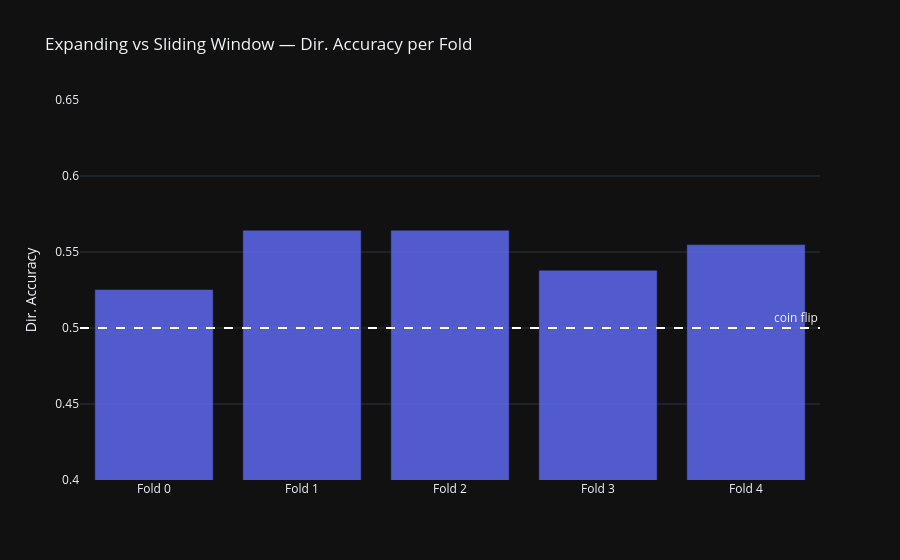

Source (notebook cell):
### Code cell
import plotly.graph_objects as go

fold_labels = [f"Fold {r.fold_idx}" for r in exp_results]

fig = go.Figure()
fig.add_trace(go.Bar(
    x=fold_labels,
    y=[r.val_dir_acc for r in exp_results],
    name="Expanding", marker_color="#636efa", opacity=0.8,
))
# fig.add_trace(go.Bar(
#     x=fold_labels,
#     y=[r.val_dir_acc for r in sli_results],
#     name="Sliding", marker_color="#ef553b", opacity=0.8,
# ))
fig.add_hline(y=0.50, line_dash="dash", line_color="white",
              annotation_text="coin flip")
fig.update_layout(
    template="plotly_dark",
    title="Expanding vs Sliding Window — Dir. Accuracy per Fold",
    yaxis_title="Dir. Accuracy",
    yaxis_range=[0.40, 0.65],
    barmode="group",
)
fig.show()

### Figure 1 — Plotly figure (JSON) as saved in the notebook; plotly's stock layout.template omitted (floating-point values rounded to 4 significant figures)
{"data": [{"marker": {"color": "#636efa"}, "name": "Expanding", "opacity": 0.8, "type": "bar", "x": ["Fold 0", "Fold 1", "Fold 2", "Fold 3", "Fold 4"], "y": [0.5253, 0.5643, 0.5643, 0.538, 0.5549]}], "layout": {"annotations": [{"showarrow": false, "text": "coin flip", "x": 1, "xanchor": "right", "xref": "x domain", "y": 0.5, "yanchor": "bottom", "yref": "y"}], "barmode": "group", "shapes": [{"line": {"color": "white", "dash": "dash"}, "type": "line", "x0": 0, "x1": 1, "xref": "x domain", "y0": 0.5, "y1": 0.5, "yref": "y"}], "title": {"text": "Expanding vs Sliding Window — Dir. Accuracy per Fold"}, "yaxis": {"range": [0.4, 0.65], "title": {"text": "Dir. Accuracy"}}}}
